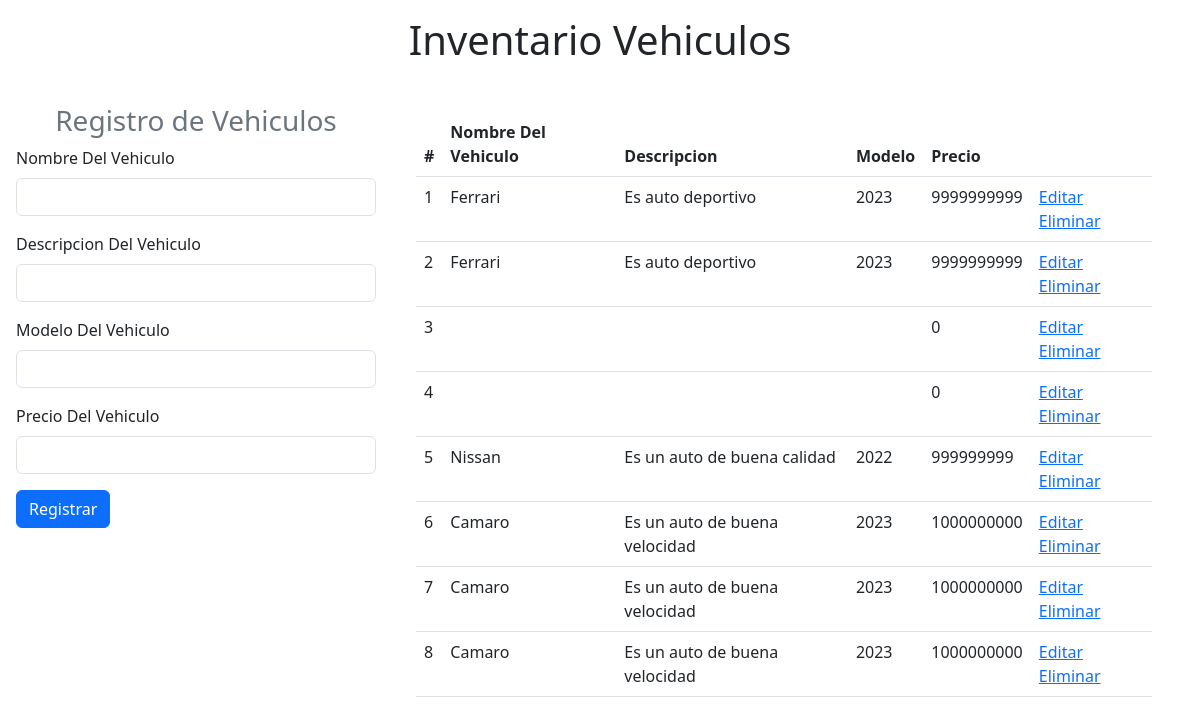
The page /crud_php/index.php on the database its author committed.
### tables this page shows
CREATE TABLE `vehiculos` (
  `id` int(11) NOT NULL,
  `Nombre` varchar(200) NOT NULL,
  `Descripcion` varchar(2000) NOT NULL,
  `Modelo` varchar(200) NOT NULL,
  `Precio` decimal(10,0) NOT NULL
);

### crud_php/index.php (the view, shortened to what this page needs)
<!DOCTYPE html>
<html lang="en">
<head>
</head>
<link href="https://cdn.jsdelivr.net/npm/bootstrap@5.3.0/dist/css/bootstrap.min.css" rel="stylesheet">
<body>
 <h1 class="text-center p-3">Inventario Vehiculos</h1>
 <div class="container-fluid row">
    <form class="col-4 p-3" method="POST">
        <h3 class="text-center text-secondary">Registro de Vehiculos</h3>
  <div class="mb-3">
    <label for="exampleInputEmail1" class="form-label">Nombre Del Vehiculo</label>
    <input type="text" class="form-control" name="nombre">
  </div>
  <div class="mb-3">
    <label for="exampleInputEmail1" class="form-label">Descripcion Del Vehiculo</label>
    <input type="text" class="form-control" name="descripcion">
  </div>
  <div class="mb-3">
    <label for="exampleInputEmail1" class="form-label">Modelo Del Vehiculo</label>
    <input type="text" class="form-control" name="modelo">
  </div>
  <div class="mb-3">
    <label for="exampleInputEmail1" class="form-label">Precio Del Vehiculo</label>
    <input type="text" class="form-control" name="precio">
  </div>
  <button type="submit" class="btn btn-primary" name="btnregistrar" value="ok">Registrar</button>
</form>
<div class="col-8 p-4">
    <table class="table">
  <thead class="bg-info">
    <tr>
      <th scope="col">#</th>
      <th scope="col">Nombre Del Vehiculo</th>
      <th scope="col">Descripcion</th>
      <th scope="col">Modelo</th>
      <th scope="col">Precio</th>
      <th scope="col"></th>
    </tr>
  </thead>
  <tbody>
    <?php
    include "modelo/conexion.php";
    $sql=$conexion->query(" select * from vehiculos ");
    while($datos=$sql->fetch_object()){ ?>
    <tr>
      <td><?= $datos->id ?></td>
      <td><?= $datos->Nombre ?></td>
      <td><?= $datos->Descripcion ?></td>
      <td><?= $datos->Modelo ?></td>
      <td><?= $datos->Precio ?></td>
      <td>
         <a href="modificar_vehiculo.php?id=<?= $datos->id ?>">Editar</a>
         <a href="index.php?id=<?= $datos->id ?>">Eliminar</a>
      </td>
    </tr>
    <?php }
    ?>
  </tbody>
</table>
</div>
 </div>
</body>
</html>

### rows shown on the page
vehiculos: id "1", Nombre "Ferrari", Descripcion "Es auto deportivo", Modelo "2023", Precio "9999999999"
vehiculos: id "2", Nombre "Ferrari", Descripcion "Es auto deportivo", Modelo "2023", Precio "9999999999"
vehiculos: id "3", Precio "0"
vehiculos: id "4", Precio "0"
vehiculos: id "5", Nombre "Nissan", Descripcion "Es un auto de buena calidad", Modelo "2022", Precio "999999999"
vehiculos: id "6", Nombre "Camaro", Descripcion "Es un auto de buena velocidad", Modelo "2023", Precio "1000000000"
vehiculos: id "7", Nombre "Camaro", Descripcion "Es un auto de buena velocidad", Modelo "2023", Precio "1000000000"
vehiculos: id "8", Nombre "Camaro", Descripcion "Es un auto de buena velocidad", Modelo "2023", Precio "1000000000"
